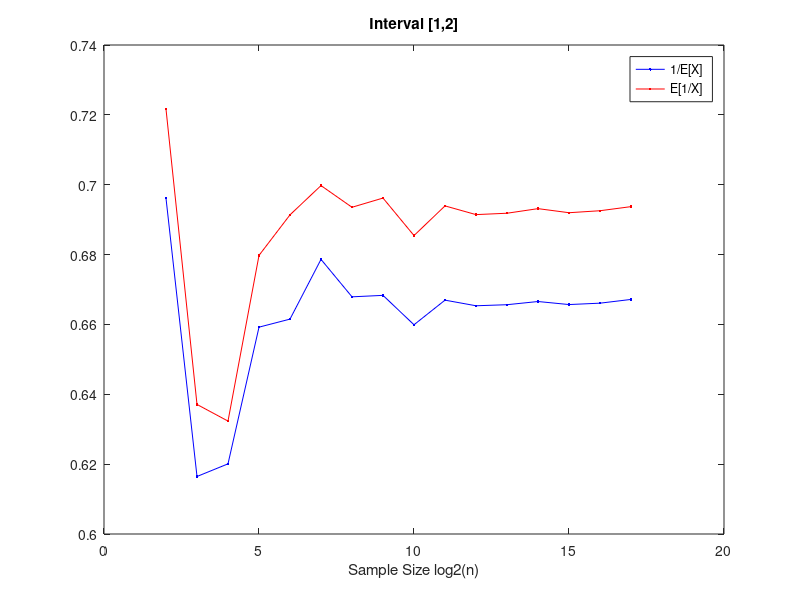
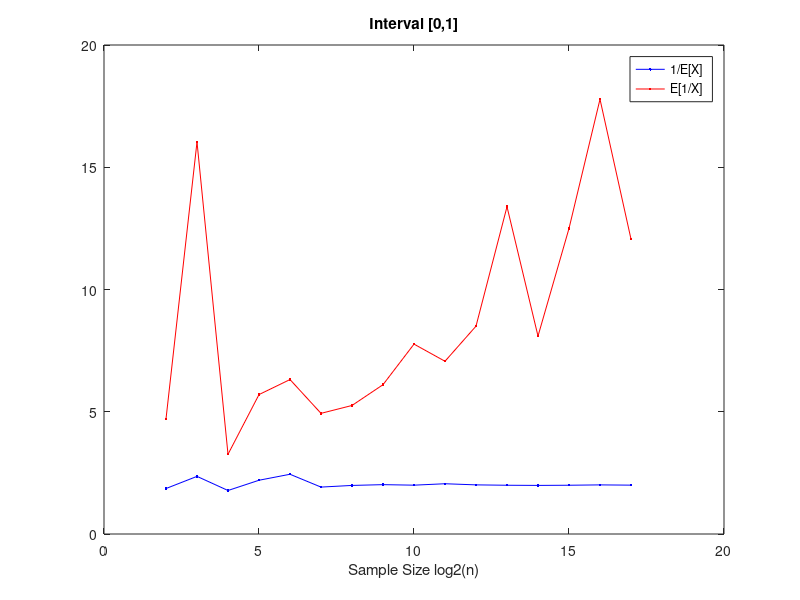
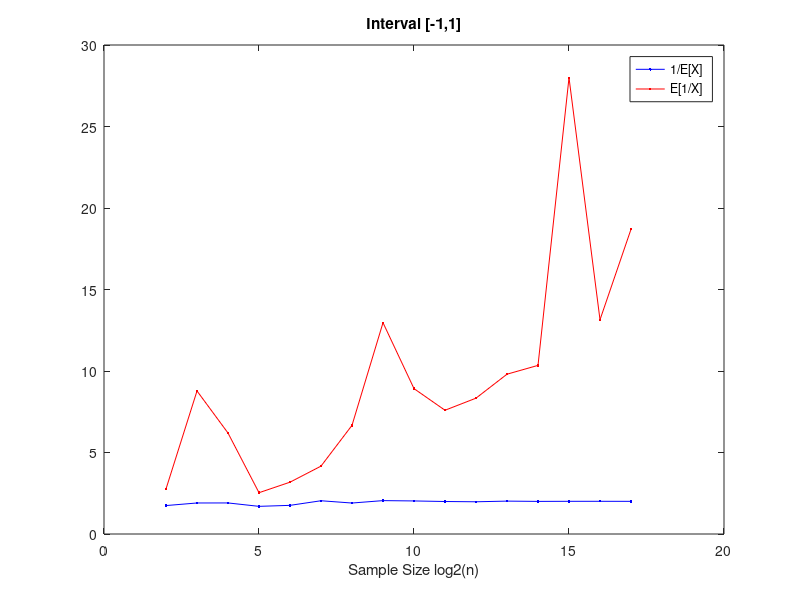

These figures' MATLAB source, in order:
% Investigate computationally the truth of E[1/X] = 1/E[X]; for X from a 
% uniform continuous distribution in the interval [1, 2] by calculating the
% corresponding mean values for increasing number of repetitions n. Make an
% appropriate graphical representation for both mean values and different 
% n. What happens if the range of the uniform distribution is [0, 1] or 
% [-1, 1].

%%Interval [1,2]
clear

a=1;
b=2;
n=2.^(2:17);
imax=length(n);

meanx=zeros(imax,1);
meany=zeros(imax,1);
d=zeros(imax,1);

for i=1:imax
    m=n(i);
    x=(b-a).*rand(1,m)+a;
    y=1./x;
    meanx(i)=mean(x);
    meany(i)=mean(y); %y=1/x
    d(i)=meany(i)-(1/meanx(i));
end

figure(1)
clf;
plot(log2(n),1./meanx,'.-b')
hold on;
plot(log2(n),meany,'.-r')
xlabel('Sample Size log2(n)')
legend('1/E[X]','E[1/X]')
title('Interval [1,2]')
%% Interval [0,1]

a=0;
b=1;
n=2.^(2:17);
imax=length(n);

meanx=zeros(imax,1);
meany=zeros(imax,1);
d=zeros(imax,1);

for i=1:imax
    m=n(i);
    x=(b-a).*rand(1,m)+a;
    y=1./x;
    meanx(i)=mean(x);
    meany(i)=mean(y); %y=1/x
    d(i)=meany(i)-(1/meanx(i));
end

figure(2)
clf;
plot(log2(n),1./meanx,'.-b')
hold on;
plot(log2(n),meany,'.-r')
xlabel('Sample Size log2(n)')
legend('1/E[X]','E[1/X]')
title('Interval [0,1]')
%% Interval [-1,1]

a=0;
b=1;
n=2.^(2:17);
imax=length(n);

meanx=zeros(imax,1);
meany=zeros(imax,1);
d=zeros(imax,1);

for i=1:imax
    m=n(i);
    x=(b-a).*rand(1,m)+a;
    y=1./x;
    meanx(i)=mean(x);
    meany(i)=mean(y); %y=1/x
    d(i)=meany(i)-(1/meanx(i));
end

figure(3)
clf;
plot(log2(n),1./meanx,'.-b')
hold on;
plot(log2(n),meany,'.-r')
xlabel('Sample Size log2(n)')
legend('1/E[X]','E[1/X]')
title('Interval [-1,1]')
